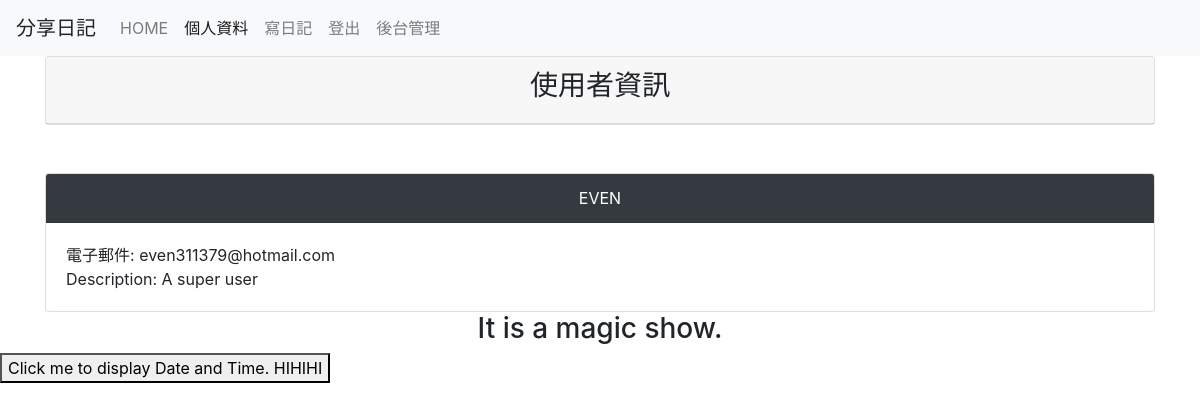
The app's page /userinfo/ (signed in) with its own data.
### mysite/models.py (models this page shows, shortened)
class Profile(models.Model):
	user = models.OneToOneField(dUser, on_delete=models.CASCADE)
	height = models.PositiveIntegerField(default = 180)
	male = models.BooleanField(default=False)
	website = models.URLField(null=True,blank=True)
	description = models.TextField(null=True,blank=True)

### mysite/views.py (the view)
# urls.py: path('userinfo/',views.userinfo),
@login_required(login_url='/login')
def userinfo(request):
	USINF = True
	if request.user.is_authenticated:
		username = request.user.username
		try:
			user = User.objects.get(username=username)
			userinfo = models.Profile.objects.get(user=user)
		except:
			pass
	return HttpResponse(render(request,'../templates/userinfo.html',locals()))

### templates/userinfo.html (shortened to what this page needs)
{% extends "base.html" %}
{% block content %}
<div class='container'>
	<div class='row'>
		<div class='col-md-12'>
			<div class='card'>
				<div class='card-header' align='center'>
					<h3>使用者資訊</h3>
				</div>
			</div>
		</div>
	</div>
	<br/><br/>
	<div class='card'>
	<div class='card-header text-white bg-dark' align='center'>{{ userinfo.user.username | upper}} </div>
	<div class='card-body'>
		電子郵件: {{ userinfo.user.email }} <br/>
		Description: {{ userinfo.description }}
	</div>
	</div>
</div>
{% endblock %}

### templates/base.html (style rules this page uses)
h1, h2, h3, h4, h5, p, div { font-familty: 微軟正黑體; }

### records on screen
Profile: user.username "EVEN", user.email "even311379@hotmail.com", description "A super user"
